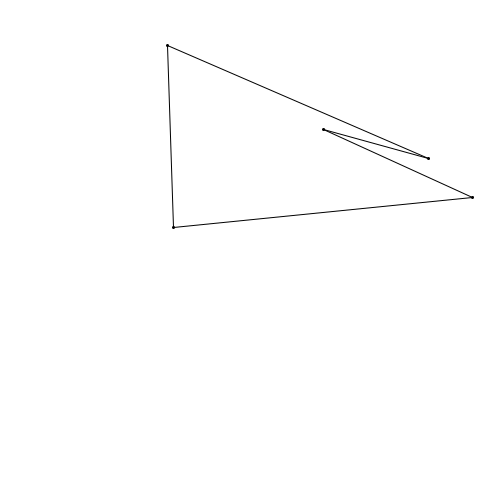
Frame 1 (no input)
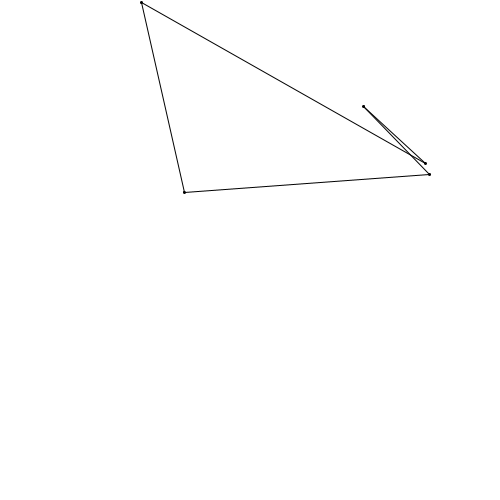
Frame 60 (the mouse pressed at the canvas centre just before this capture)
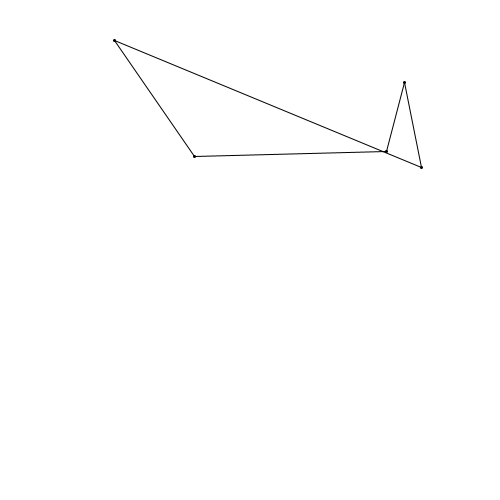
Frame 120 (the mouse held since frame 60 and released just before this capture)

The Processing sketch that drew these frames (run headless with seeded random() and noise(); from frame 60 on, the mouse is pressed at the canvas centre):

// Processing sketch: Tethered
// ── Tethered.pde
final int COUNT = 5;

// The particle properties don't _need_ to be unfolded like this
PVector[] points = new PVector[COUNT];
PVector[] velocities = new PVector[COUNT];

void setup()
{
  size(500, 500);
  background(255);
  
  // Setup points and initial velocities
  for (int i = 0; i < COUNT; i++) {
    points[i] = new PVector(random(width), random(height));  
    velocities[i] = new PVector(random(-0.75, 0.75), random(-0.75, 0.75));
  }
}

void draw()
{
  background(255);

  // Add velocity to position
  for (int x = 0; x < COUNT; x++) {
    points[x].add(velocities[x]);
    
    // 'Bounce' off walls
    if (points[x].x < 0) velocities[x].x *= -1;
    if (points[x].x > width)velocities[x].x *= -1;
    if (points[x].y < 0) velocities[x].y *= -1;
    if (points[x].y > height) velocities[x].y *= -1;
  }
  
  // Draw points and lines between them
  PVector start = null;
  PVector end = null;
  for (int x = 0; x < COUNT; x++) {
    // Draw a line between current and previous point
    if (end != null) {
      stroke(0);
      line(points[x].x, points[x].y, end.x, end.y);
    } else {
      // Save the start point so we can draw a line back to it at the end
      start = new PVector(points[x].x, points[x].y);
    }
    
    // Draw le circle
    fill(0);
    ellipse(points[x].x, points[x].y, 2, 2);
    
    // Save our position for next iteration
    end = new PVector(points[x].x, points[x].y);
  }
  
  // Draw final line from end to start point
  fill(255, 0, 0);
  line(start.x, start.y, end.x, end.y);
}
